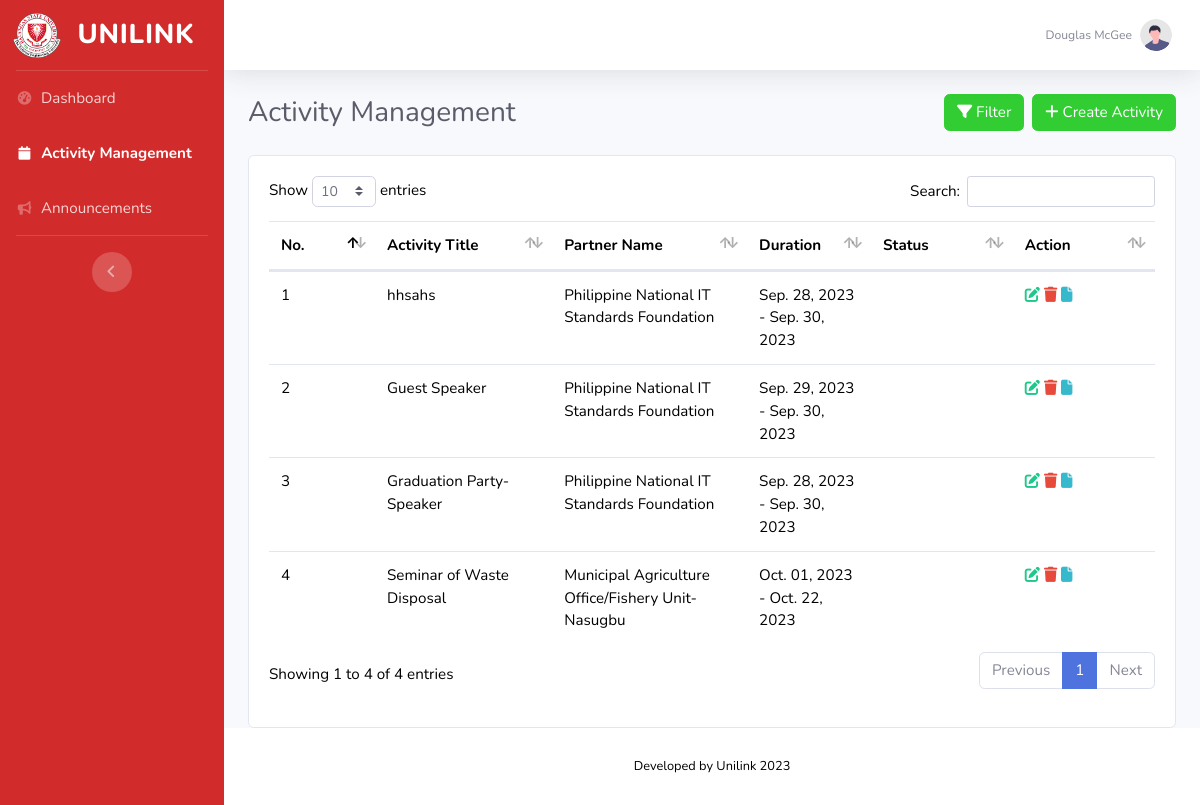
The app's page /FACULTY_ASSOCDEAN/ui-formsPreview.php, older data.
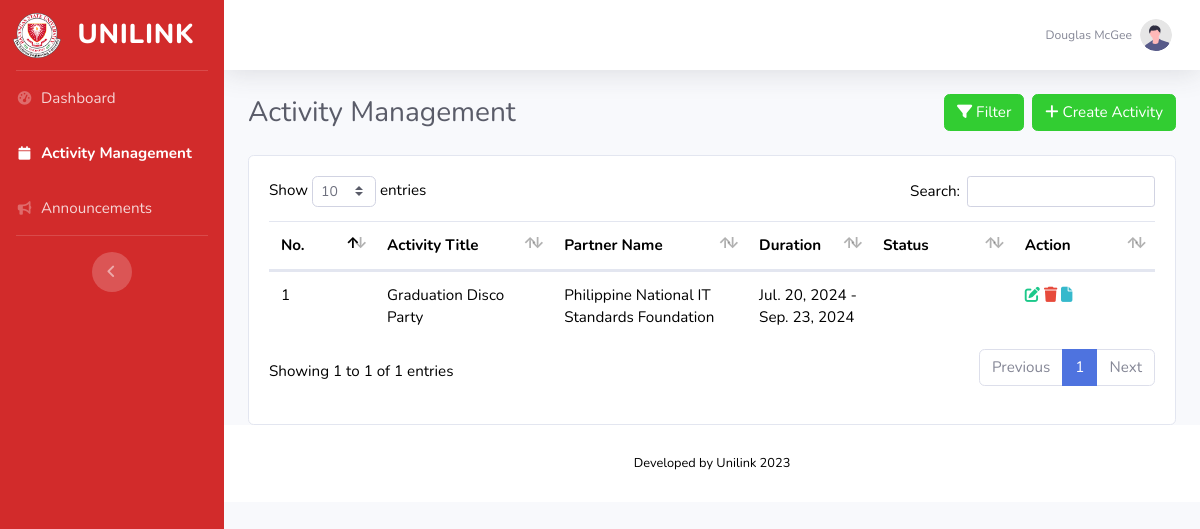
The same page, newer data.
### tables this page shows
CREATE TABLE `activityform` (
  `id` varchar(255) NOT NULL DEFAULT uuid(),
  `activity_title` varchar(255) DEFAULT NULL,
  `campus` varchar(255) DEFAULT NULL,
  `college` varchar(100) DEFAULT NULL,
  `program` varchar(100) DEFAULT NULL,
  `partner_type` varchar(100) DEFAULT NULL,
  `partner` varchar(100) DEFAULT NULL,
  `start_date` date DEFAULT NULL,
  `end_date` date DEFAULT NULL,
  `rationale` mediumtext DEFAULT NULL,
  `objective` mediumtext DEFAULT NULL,
  `budget` varchar(100) DEFAULT NULL
);

### FACULTY_ASSOCDEAN/ui-formsPreview.php (the view, shortened to what this page needs)
<!DOCTYPE html>
<html lang="en">
<head>
    <link href="vendor/fontawesome-free/css/all.min.css" rel="stylesheet" type="text/css">
     <link href="css/sb-admin-2.min.css" rel="stylesheet">
     <link rel="stylesheet" href="https://cdnjs.cloudflare.com/ajax/libs/twitter-bootstrap/4.5.2/css/bootstrap.css">
    <link href="https://maxcdn.bootstrapcdn.com/bootstrap/4.5.2/css/bootstrap.min.css" rel="stylesheet">
    <link href="vendor/datatables/dataTables.bootstrap4.min.css" rel="stylesheet">
    <link href="css/sb-admin-2.min.css" rel="stylesheet">
</head>
<body id="page-top">
    <div id="wrapper">
        <ul class="navbar-nav bg-gradient-primary sidebar sidebar-dark accordion" id="accordionSidebar">
            <a class="sidebar-brand d-flex align-items-center justify-content-center" href="index.php">
                <img src="..\imgs\BSU.png" height="45" width="50">
                <div class="sidebar-brand-text mx-3">UNILINK</div>
            </a>
            <hr class="sidebar-divider my-0">
            <li class="nav-item">
                <a class="nav-link" href="index.php">
                    <i class="fas fa-fw fa-tachometer-alt"></i>
                    <span>Dashboard</span></a>
            </li>
            <li class="nav-item active">
                <a class="nav-link" href="ui-formsPreview.php">
                    <i class="fas fa-fw fa-calendar"></i>
                    <span>Activity Management</span></a>
            </li>
            <li class="nav-item">
                <a class="nav-link" href="ui-announcement.php">
                    <i class="fas fa-fw fa-bullhorn"></i>
                    <span>Announcements</span>
                </a>
            </li>
            <hr class="sidebar-divider">
            <div class="text-center d-none d-md-inline">
                <button class="rounded-circle border-0" id="sidebarToggle"></button>
            </div>
        </ul>
        <div id="content-wrapper" class="d-flex flex-column">
            <div id="content">
                <nav class="navbar navbar-expand navbar-light bg-white topbar mb-4 static-top shadow">
                    <ul class="navbar-nav ml-auto">
                        <li class="nav-item dropdown no-arrow">
                            <a class="nav-link dropdown-toggle" href="#" id="userDropdown" role="button"
                                data-toggle="dropdown" aria-haspopup="true" aria-expanded="false">
                                <span class="mr-2 d-none d-lg-inline text-gray-600 small">Douglas McGee</span>
                                <img class="img-profile rounded-circle"
                                    src="imgs/undraw_profile.svg">
                            </a>
                        </li>
                    </ul>
                </nav>
                <div class="container-fluid">
                    <div class="d-flex justify-content-between align-items-center mb-4">
                        <h3 class="h3 mb-0 text-gray-800">Activity Management</h3>
                        <div class="d-flex">
                            <a class="btn btn-primary rounded-fill mr-2" href="#" role="button">
                                <i class="fas fa-filter"></i> Filter
                            </a>
                            <a class="btn btn-primary rounded-fill" href="ui-forms.php" role="button">
                                <i class="fas fa-plus"></i> Create Activity
                            </a>
                        </div>
                    </div>
                    <div class="card">
                        <div class="card-body">
                            <div class="table">
                             <table id="activityTable" class="display" data-ordering="true" data-paging="true" data-searching="true">
                                <thead>
                                    <tr>
                                        <th>No.</th>
                                        <th style="width: 20%">Activity Title</th>
                                        <th style="width: 22%;">Partner Name</th>
                                        <th style="width: 14%">Duration</th>
                                        <th>Status</th>
                                        <th>Action</th>
                                    </tr>
                                </thead>
                               <tbody>
    <?php
    $servername = "localhost";
    $username = "root";
    $password = "";
    $dbname = "unilink";
    $conn = new mysqli($servername, $username, $password, $dbname);
    $sql = "SELECT * FROM activityform";
    $result = $conn->query($sql);
    if ($result->num_rows > 0) {
        $i = 1;
        while ($row = $result->fetch_assoc()) {
            echo "<tr>";
            echo "<td>" . $i . "</td>";
            echo "<td>" . $row["activity_title"] . "</td>";
            echo "<td>" . $row["partner"] . "</td>";
            $start_date = strtotime($row['start_date']);
            $start_date = date("M. d, Y", $start_date);
            $end_date = strtotime($row['end_date']);
            $end_date = date("M. d, Y", $end_date);
            echo "<td>" . $start_date . " - " . $end_date . "</td>";
            echo "<td></td>";
            echo "<td>
                    <a href='ui-formsEdit.php?id=" . $row["id"] . "'>
                        <span class='fas fa-edit text-success'></span>
                    </a>
                    <a href='delete.php?id=" . $row["id"] . "'><span class='fas fa-trash text-danger'></span></a>
                    <a class='fas fa-file text-info'></a>
                </td>";
            echo "</tr>";
            $i++;
        }
    } else {
        echo "0 results";
    }
    ?>
</tbody>
                            </table>
                        </div>
                    </div>
                    </div>
                </div>
                <footer class="sticky-footer bg-white">
                    <div class="container my-auto">
                        <div class="copyright text-center my-auto">
                            <span>Developed by Unilink 2023</span>
                        </div>
                    </div>
                </footer>
            </div>
<?php
    include 'footer.php';
?>
    </body>
</html>

### FACULTY_ASSOCDEAN/footer.php (shortened to what this page needs)
</body>
</html>

Row changes from the older to the newer data that the page shows:
removed activityform: activity_title "hhsahs", partner "Philippine National IT Standards Foundation", start_date "Sep. 28, 2023", end_date "Sep. 30, 2023"
removed activityform: activity_title "Guest Speaker", partner "Philippine National IT Standards Foundation", start_date "Sep. 29, 2023", end_date "Sep. 30, 2023"
removed activityform: activity_title "Graduation Party-Speaker", partner "Philippine National IT Standards Foundation", start_date "Sep. 28, 2023", end_date "Sep. 30, 2023"
removed activityform: activity_title "Seminar of Waste Disposal", partner "Municipal Agriculture Office/Fishery Unit-Nasugbu", start_date "Oct. 01, 2023", end_date "Oct. 22, 2023"
added activityform: activity_title "Graduation Disco Party", partner "Philippine National IT Standards Foundation", start_date "Jul. 20, 2024", end_date "Sep. 23, 2024"
Text that changed along with them:
text written by a page script: "Show entries Search: Showing 1 to 4 of 4 entries Previous 1 Next" → "Show entries Search: Showing 1 to 1 of 1 entries Previous 1 Next"
